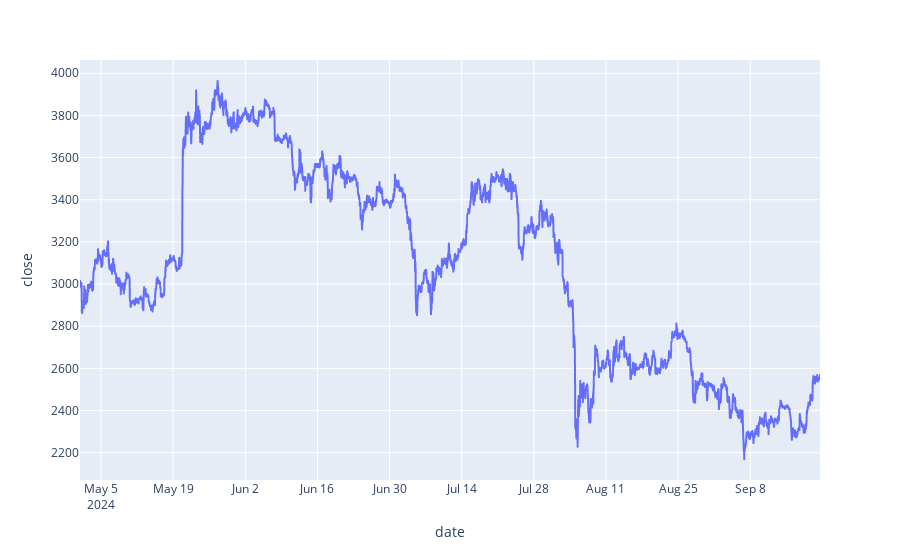
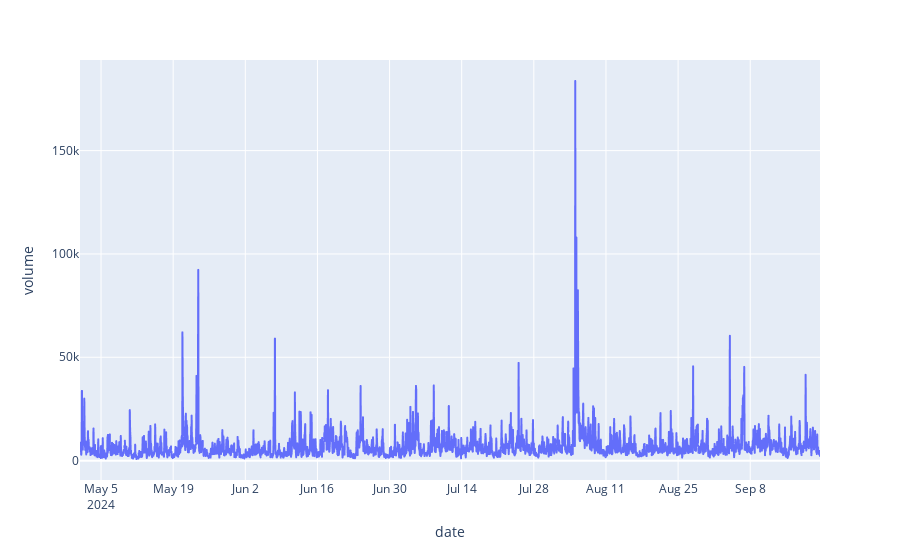
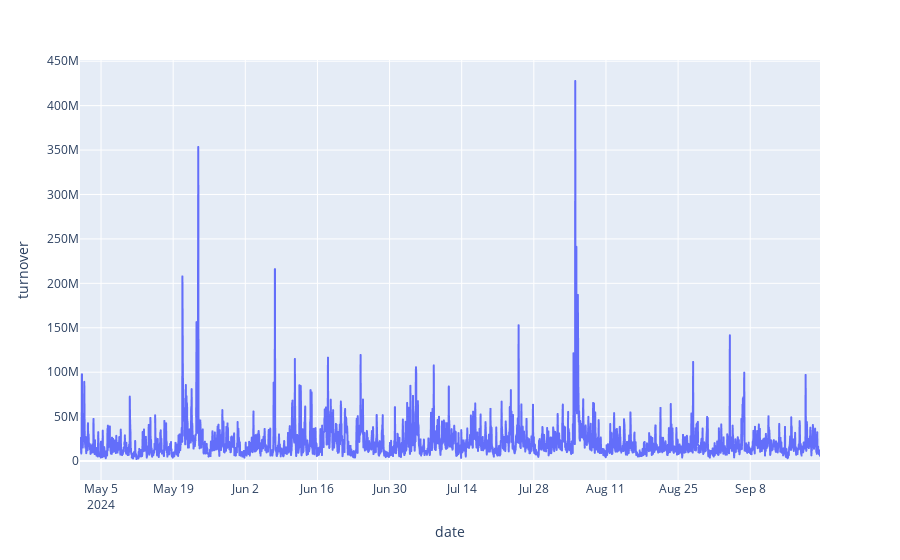

Notebook code for these charts, in order:
### Code cell
fig = px.line(df_orig.select(pl.col(["date","close"])), x="date", y="close")
fig.show()
fig2 = px.line(df_orig.select(pl.col(["date","volume"])), x="date", y="volume")
fig2.show()
fig3 = px.line(df_orig.select(pl.col(["date","turnover"])), x="date", y="turnover")
fig3.show()

### Figure 1 — Plotly figure (JSON) as saved in the notebook; plotly's stock layout.template omitted (floating-point values rounded to 4 significant figures; data arrays with more than 128 entries replaced by an {"elided": "..."} marker saying what was removed)
{"data": [{"hovertemplate": "date=%{x}<br>close=%{y}<extra></extra>", "legendgroup": "", "line": {"color": "#636efa", "dash": "solid"}, "marker": {"symbol": "circle"}, "mode": "lines", "name": "", "showlegend": false, "type": "scattergl", "x": {"elided": "3448 str values"}, "xaxis": "x", "y": {"elided": "3448 float values"}, "yaxis": "y"}], "layout": {"legend": {"tracegroupgap": 0}, "margin": {"t": 60}, "xaxis": {"anchor": "y", "domain": [0, 1], "title": {"text": "date"}}, "yaxis": {"anchor": "x", "domain": [0, 1], "title": {"text": "close"}}}}

### Figure 2 — Plotly figure (JSON) as saved in the notebook; plotly's stock layout.template omitted (floating-point values rounded to 4 significant figures; data arrays with more than 128 entries replaced by an {"elided": "..."} marker saying what was removed)
{"data": [{"hovertemplate": "date=%{x}<br>volume=%{y}<extra></extra>", "legendgroup": "", "line": {"color": "#636efa", "dash": "solid"}, "marker": {"symbol": "circle"}, "mode": "lines", "name": "", "showlegend": false, "type": "scattergl", "x": {"elided": "3448 str values"}, "xaxis": "x", "y": {"elided": "3448 float values"}, "yaxis": "y"}], "layout": {"legend": {"tracegroupgap": 0}, "margin": {"t": 60}, "xaxis": {"anchor": "y", "domain": [0, 1], "title": {"text": "date"}}, "yaxis": {"anchor": "x", "domain": [0, 1], "title": {"text": "volume"}}}}

### Figure 3 — Plotly figure (JSON) as saved in the notebook; plotly's stock layout.template omitted (floating-point values rounded to 4 significant figures; data arrays with more than 128 entries replaced by an {"elided": "..."} marker saying what was removed)
{"data": [{"hovertemplate": "date=%{x}<br>turnover=%{y}<extra></extra>", "legendgroup": "", "line": {"color": "#636efa", "dash": "solid"}, "marker": {"symbol": "circle"}, "mode": "lines", "name": "", "showlegend": false, "type": "scattergl", "x": {"elided": "3448 str values"}, "xaxis": "x", "y": {"elided": "3448 float values"}, "yaxis": "y"}], "layout": {"legend": {"tracegroupgap": 0}, "margin": {"t": 60}, "xaxis": {"anchor": "y", "domain": [0, 1], "title": {"text": "date"}}, "yaxis": {"anchor": "x", "domain": [0, 1], "title": {"text": "turnover"}}}}
